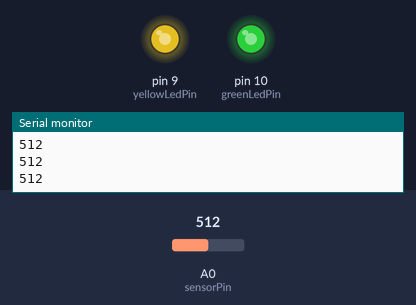
The sketch below on a simulated Arduino Uno, built with avr-gcc and run on an emulated ATmega328P. Shown: output pins drawn as LEDs (lit = HIGH), the last lines printed to the serial monitor. The test bench sets the inputs (shaded band); at power-on: A0 (sensorPin) = 512.

Above: at 1.2 s.
1.3 s: A0 (sensorPin) set to 306
At 1.9 s:
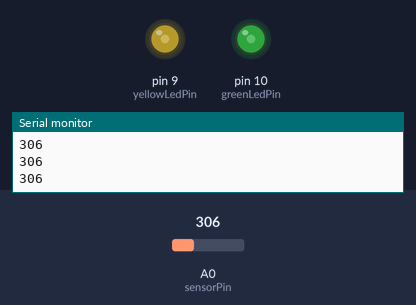
2.8 s: A0 (sensorPin) set to 122
At 3.1 s:
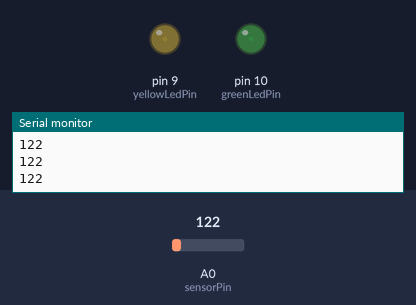
Timing chart, 0 to 5.8 s (numbered marks = the images above; inputs shaded):
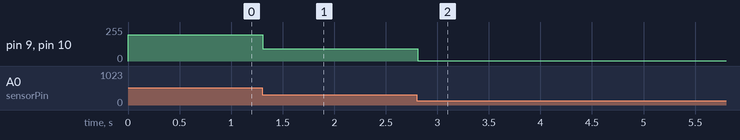

The sketch:

PortfolioAssignment08.ino
```cpp
// unobscured 630
// obscured 120
int sensorValue = 0; // variable for sensor value
int sensorPin = A0; // variable for sensor pin
int yellowLedPin = 9;
int greenLedPin = 10;

void setup() {
  pinMode(sensorPin, INPUT);
  Serial.begin(9600);
  pinMode(yellowLedPin, OUTPUT);
  pinMode(greenLedPin, OUTPUT);
}

void loop() {
  sensorValue = analogRead(sensorPin); // read the value/voltage on the sensor
  // pin and store that value in the
  // variable sensorValue
  Serial.println(sensorValue); // print out sensorValue to the Serial
  // Monitor
  sensorValue = map(sensorValue, 120, 630, 0, 255);
  analogWrite(yellowLedPin, sensorValue);
  analogWrite(greenLedPin, sensorValue);
}
```

Measured:
- after the input at 1.3 s, pin 9 (yellowLedPin), pin 10 (greenLedPin): 196/255 → 93/255 at once
- after the input at 2.8 s, pin 9 (yellowLedPin), pin 10 (greenLedPin): 93/255 → 1/255 at once
